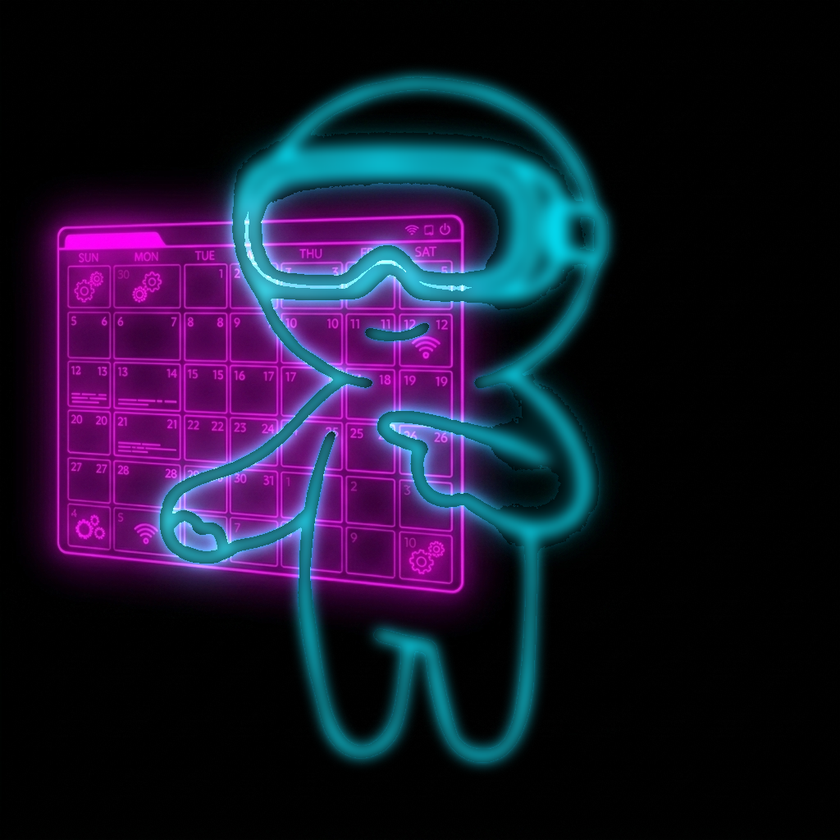
#> input picture holo_step1.png, 840 x 840 px, shrunk from 1024 x 1024 before the run
$ python make_universal_trans.py holo_step1.png out.png
#> lines starting #> are read from the running program, lines starting #| are printed output that depends on the picture
from PIL import Image
import sys

input_path = sys.argv[1]
output_path = sys.argv[2]

try:
    img = Image.open(input_path).convert('RGBA')
    new_data = []

    for r, g, b, a in img.getdata():
        max_val = max(r, g, b)

        if max_val < 8:
            new_data.append((0, 0, 0, 0))
        else:
            # Preserve color ratio but boost intensity map to alpha
            # This makes glowing colors transparent at the edges
            alpha = min(255, int(max_val * 1.5))

            # Boost color brightness gently so it stays neon
            if max_val > 0:
                scale = 255.0 / max_val
                # we don't completely clamp to pure max, we just brighten it
                new_r = min(255, int(r * scale * 0.7 + r * 0.3))
                new_g = min(255, int(g * scale * 0.7 + g * 0.3))
                new_b = min(255, int(b * scale * 0.7 + b * 0.3))
                new_data.append((new_r, new_g, new_b, alpha))
            else:
                new_data.append((0,0,0,0))
#> this loop made 705600 passes
#> (r, g, b, max_val) on passes 1 to 3: (2, 2, 2, 2), (2, 2, 2, 2), (2, 2, 2, 2)
#> after the loop, new_data = 705600 items

    img.putdata(new_data)
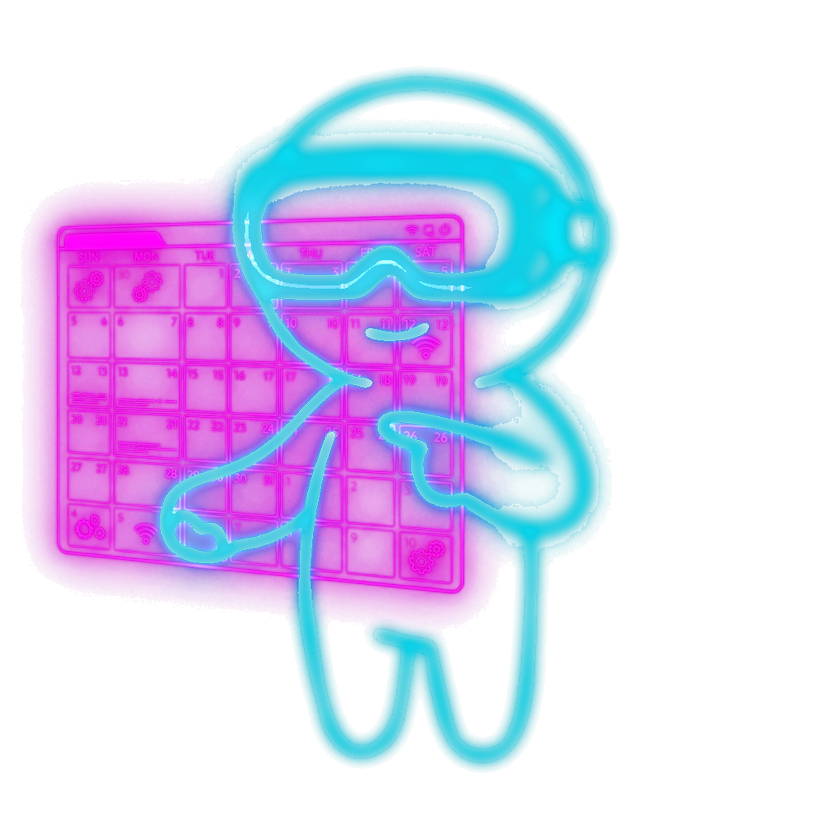
#> img: PIL image 840x840 RGBA; mean R, G, B, A 50.5, 39.7, 86.5, 64.3; transparent parts drawn white
    img.save(output_path, 'PNG')
    print("ÚSPECH! Tvoje nová grafika byla kompletně zpracována (UNIVERZÁLNÍ barvy) a vložena do public složky.")
except Exception as e:
    print(f"Chyba: {e}")
